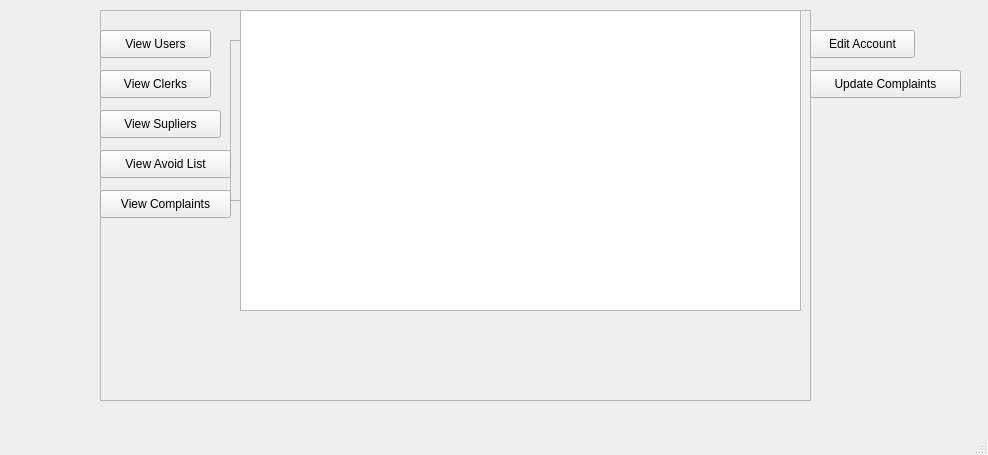
<?xml version="1.0" encoding="UTF-8"?>
<ui version="4.0">
 <class>MainWindow</class>
 <widget class="QMainWindow" name="MainWindow">
  <property name="geometry">
   <rect>
    <x>0</x>
    <y>0</y>
    <width>988</width>
    <height>455</height>
   </rect>
  </property>
  <property name="windowTitle">
   <string>MainWindow</string>
  </property>
  <widget class="QWidget" name="centralwidget">
   <widget class="QFrame" name="acc_edit">
    <property name="geometry">
     <rect>
      <x>230</x>
      <y>40</y>
      <width>551</width>
      <height>161</height>
     </rect>
    </property>
    <property name="frameShape">
     <enum>QFrame::StyledPanel</enum>
    </property>
    <property name="frameShadow">
     <enum>QFrame::Raised</enum>
    </property>
    <widget class="QPushButton" name="del_acc">
     <property name="geometry">
      <rect>
       <x>420</x>
       <y>90</y>
       <width>121</width>
       <height>28</height>
      </rect>
     </property>
     <property name="text">
      <string>Delete Account</string>
     </property>
    </widget>
    <widget class="QRadioButton" name="radioButton_1">
     <property name="geometry">
      <rect>
       <x>240</x>
       <y>130</y>
       <width>115</width>
       <height>19</height>
      </rect>
     </property>
     <property name="text">
      <string>Clerk</string>
     </property>
    </widget>
    <widget class="QRadioButton" name="radioButton_2">
     <property name="geometry">
      <rect>
       <x>150</x>
       <y>130</y>
       <width>115</width>
       <height>19</height>
      </rect>
     </property>
     <property name="text">
      <string>User</string>
     </property>
    </widget>
    <widget class="QRadioButton" name="radioButton_3">
     <property name="geometry">
      <rect>
       <x>330</x>
       <y>130</y>
       <width>115</width>
       <height>19</height>
      </rect>
     </property>
     <property name="text">
      <string>Delivery</string>
     </property>
    </widget>
    <widget class="QPushButton" name="add_acc">
     <property name="geometry">
      <rect>
       <x>420</x>
       <y>40</y>
       <width>121</width>
       <height>28</height>
      </rect>
     </property>
     <property name="text">
      <string>Add Account</string>
     </property>
    </widget>
    <widget class="QLineEdit" name="lineEdit_username">
     <property name="geometry">
      <rect>
       <x>170</x>
       <y>90</y>
       <width>220</width>
       <height>21</height>
      </rect>
     </property>
     <property name="text">
      <string/>
     </property>
    </widget>
    <widget class="QLineEdit" name="lineEdit_psw">
     <property name="geometry">
      <rect>
       <x>170</x>
       <y>50</y>
       <width>220</width>
       <height>21</height>
      </rect>
     </property>
     <property name="text">
      <string/>
     </property>
    </widget>
    <widget class="QLabel" name="label_username">
     <property name="geometry">
      <rect>
       <x>70</x>
       <y>40</y>
       <width>299</width>
       <height>36</height>
      </rect>
     </property>
     <property name="text">
      <string>User Name</string>
     </property>
    </widget>
    <widget class="QLabel" name="label_psw">
     <property name="geometry">
      <rect>
       <x>70</x>
       <y>60</y>
       <width>299</width>
       <height>71</height>
      </rect>
     </property>
     <property name="text">
      <string>Password</string>
     </property>
    </widget>
    <widget class="QPushButton" name="back">
     <property name="geometry">
      <rect>
       <x>10</x>
       <y>0</y>
       <width>105</width>
       <height>28</height>
      </rect>
     </property>
     <property name="text">
      <string>Go back</string>
     </property>
    </widget>
   </widget>
   <widget class="QFrame" name="acc_info">
    <property name="geometry">
     <rect>
      <x>100</x>
      <y>10</y>
      <width>711</width>
      <height>391</height>
     </rect>
    </property>
    <property name="frameShape">
     <enum>QFrame::StyledPanel</enum>
    </property>
    <property name="frameShadow">
     <enum>QFrame::Raised</enum>
    </property>
    <widget class="QPushButton" name="view_compl">
     <property name="geometry">
      <rect>
       <x>0</x>
       <y>180</y>
       <width>131</width>
       <height>28</height>
      </rect>
     </property>
     <property name="text">
      <string>View Complaints</string>
     </property>
    </widget>
    <widget class="QTableView" name="tableView">
     <property name="geometry">
      <rect>
       <x>140</x>
       <y>0</y>
       <width>561</width>
       <height>301</height>
      </rect>
     </property>
    </widget>
    <widget class="QPushButton" name="view_users">
     <property name="geometry">
      <rect>
       <x>0</x>
       <y>20</y>
       <width>111</width>
       <height>28</height>
      </rect>
     </property>
     <property name="text">
      <string>View Users</string>
     </property>
    </widget>
    <widget class="QPushButton" name="view_clerks">
     <property name="geometry">
      <rect>
       <x>0</x>
       <y>60</y>
       <width>111</width>
       <height>28</height>
      </rect>
     </property>
     <property name="text">
      <string>View Clerks</string>
     </property>
    </widget>
    <widget class="QPushButton" name="view_avoid">
     <property name="geometry">
      <rect>
       <x>0</x>
       <y>140</y>
       <width>131</width>
       <height>28</height>
      </rect>
     </property>
     <property name="text">
      <string>View Avoid List</string>
     </property>
    </widget>
    <widget class="QPushButton" name="view_Supliers">
     <property name="geometry">
      <rect>
       <x>0</x>
       <y>100</y>
       <width>121</width>
       <height>28</height>
      </rect>
     </property>
     <property name="text">
      <string>View Supliers</string>
     </property>
    </widget>
   </widget>
   <widget class="QPushButton" name="edit_acc">
    <property name="geometry">
     <rect>
      <x>810</x>
      <y>30</y>
      <width>105</width>
      <height>28</height>
     </rect>
    </property>
    <property name="text">
     <string>Edit Account</string>
    </property>
   </widget>
   <widget class="QPushButton" name="uptate_compl">
    <property name="geometry">
     <rect>
      <x>810</x>
      <y>70</y>
      <width>151</width>
      <height>28</height>
     </rect>
    </property>
    <property name="text">
     <string>Update Complaints</string>
    </property>
   </widget>
  </widget>
  <widget class="QMenuBar" name="menubar">
   <property name="geometry">
    <rect>
     <x>0</x>
     <y>0</y>
     <width>988</width>
     <height>26</height>
    </rect>
   </property>
  </widget>
  <widget class="QStatusBar" name="statusbar"/>
 </widget>
 <resources/>
 <connections>
  <connection>
   <sender>edit_acc</sender>
   <signal>clicked()</signal>
   <receiver>acc_info</receiver>
   <slot>hide()</slot>
   <hints>
    <hint type="sourcelabel">
     <x>103</x>
     <y>140</y>
    </hint>
    <hint type="destinationlabel">
     <x>272</x>
     <y>577</y>
    </hint>
   </hints>
  </connection>
  <connection>
   <sender>edit_acc</sender>
   <signal>clicked()</signal>
   <receiver>acc_edit</receiver>
   <slot>show()</slot>
   <hints>
    <hint type="sourcelabel">
     <x>130</x>
     <y>135</y>
    </hint>
    <hint type="destinationlabel">
     <x>250</x>
     <y>265</y>
    </hint>
   </hints>
  </connection>
  <connection>
   <sender>view_users</sender>
   <signal>clicked()</signal>
   <receiver>acc_edit</receiver>
   <slot>show()</slot>
   <hints>
    <hint type="sourcelabel">
     <x>149</x>
     <y>107</y>
    </hint>
    <hint type="destinationlabel">
     <x>354</x>
     <y>153</y>
    </hint>
   </hints>
  </connection>
  <connection>
   <sender>back</sender>
   <signal>clicked()</signal>
   <receiver>acc_info</receiver>
   <slot>show()</slot>
   <hints>
    <hint type="sourcelabel">
     <x>282</x>
     <y>49</y>
    </hint>
    <hint type="destinationlabel">
     <x>480</x>
     <y>221</y>
    </hint>
   </hints>
  </connection>
 </connections>
</ui>
